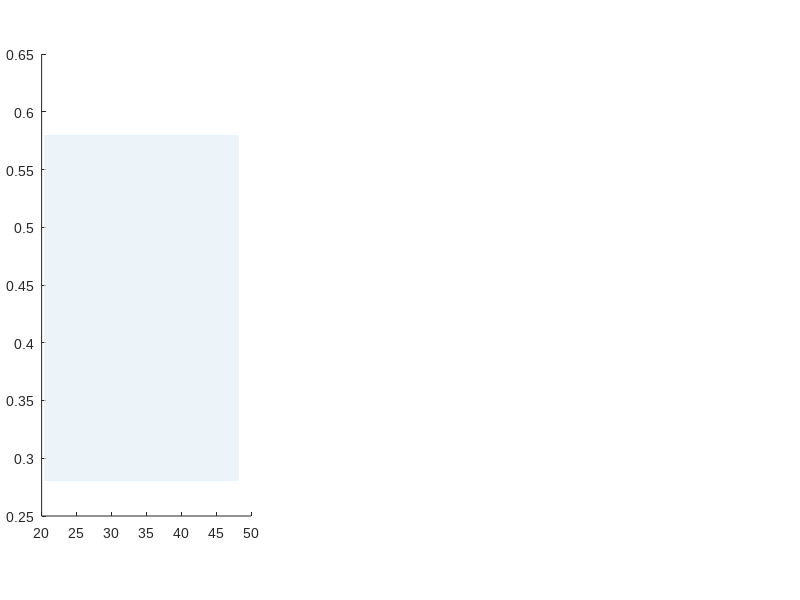

Reproduce this figure in MATLAB. (Note: this script raises an error after producing the figure.)
clear; clc; close all;

% Set global font to Arial/Sans-Serif to match the exact figure style
set(0, 'DefaultAxesFontName', 'Arial');
set(0, 'DefaultTextFontName', 'Arial');

% Create figure window with matching aspect ratio
fig = figure('Color', 'w', 'Units', 'pixels', 'Position', [40, 100, 1550, 465]);

% Magnetic Flux Density Grid B (0 to 100 uT)
B = linspace(0, 100, 400);

%% ========================================================================
%  EXACT CURVE MODELS (Powder-Averaged Quantum Spin Dynamics Profiles)
%  ========================================================================
% Base curve: I = 1/2, x1.0 (A_zz = 120 uT)
% Exact anchor points: Phi_S(0) = 0.384, LFE Trough at (14.5, 0.322),
% slight inflection around B = 38 uT, Phi_S(100) = 0.500
f_base = @(x) 0.5015 - 0.1935 * exp(-((x - 16.0)/39.5).^2) ...
            + 0.0760 * exp(-(x/7.2).^2) ...
            + 0.0085 * exp(-((x - 37.5)/7.0).^2);

% Subplot (a) Curves
y_x05 = f_base(B * 2.0);
y_x05 = 0.371 + (0.556 - 0.371) * (y_x05 - min(y_x05)) / (max(y_x05) - min(y_x05));
y_x10 = f_base(B);
y_x20 = f_base(B / 2.0) - 0.0175 * (1 - exp(-B/8.0));
y_x50 = f_base(B / 5.0) - 0.0255 * (1 - exp(-B/6.0));
y_N5  = 0.351 + 0.198 ./ (1 + (B/21.5).^1.48);

% Subplot (b) Multi-Nuclear Curves
y_8D  = y_x10;
y_16D = 0.362 - 0.023 * sin(pi * min(B, 56)/56).^1.42 + 0.130 * max(0, (B - 35)/65).^1.18;
y_24D = 0.348 - 0.011 * exp(-((B - 15.0)/14.0).^2) + 0.088 * (B/100).^1.55 ./ (1 + 0.15*(B/100).^2);

% Subplot (c) Triplet Branching Curves: <Phi_T(B)> = 1 - <Phi_S(B)>
y_T_sym  = 1 - y_x10;
y_T_N5   = 1 - y_N5;
y_T_fast = 0.851 + 0.024 * exp(-((B - 15.5)/16.0).^2) - 0.100 * (max(0, B - 15.5)/84.5).^1.45 .* exp(-0.004*max(0, B - 15.5));
y_T_slow = 0.270 + 0.068 * (1 - exp(-B/3.2)) .* exp(-max(0, B - 12)/65) ...
         - 0.055 * (B/100).^1.4 - 0.004 * exp(-((B - 37.5)/5.5).^2);

% Exact RGB Colors from Image
c_sky    = [0.337, 0.706, 0.914]; % Light Sky Blue dotted (#56B4E9)
c_navy   = [0.106, 0.310, 0.447]; % Dark Navy Blue solid (#1B4F72)
c_blue   = [0.161, 0.478, 0.710]; % Medium Blue dashed (#297AB5)
c_purp   = [0.545, 0.216, 0.659]; % Purple dash-dot (#8B37A8)
c_red    = [0.710, 0.200, 0.165]; % Brick Red solid (#B5332A)
c_teal   = [0.075, 0.475, 0.376]; % Dark Teal Green (#137960)
c_orange = [0.835, 0.369, 0.000]; % Vermilion Orange dash-dot (#D55E00)
c_band   = [0.895, 0.938, 0.968]; % Soft Light Blue LEO Band


%% ========================================================================
%  SUBPLOT (a): Hyperfine Tensor Scaling (x0.5 to x14)
%  ========================================================================
ax1 = axes('Position', [0.052, 0.14, 0.262, 0.77]);
hold(ax1, 'on');

% LEO Band Shaded Region (20.4 to 48.2 uT) & Target Baseline (50 uT)
h_band = fill(ax1, [20.4, 48.2, 48.2, 20.4], [0.28, 0.28, 0.58, 0.58], ...
    c_band, 'EdgeColor', 'none', 'FaceAlpha', 0.70);
h_base = xline(ax1, 50.0, '--', 'Color', [c_teal, 0.75], 'LineWidth', 1.2);

% Plot Curves
h1 = plot(ax1, B, y_x05, ':',  'Color', c_sky,  'LineWidth', 1.7);
h2 = plot(ax1, B, y_x10, '-',  'Color', c_navy, 'LineWidth', 2.4);
h3 = plot(ax1, B, y_x20, '--', 'Color', c_blue, 'LineWidth', 1.7);
h4 = plot(ax1, B, y_x50, '-.', 'Color', c_purp, 'LineWidth', 1.7);
h5 = plot(ax1, B, y_N5,  '-',  'Color', c_red,  'LineWidth', 2.6);

xlim(ax1, [-4, 104]);
ylim(ax1, [0.285, 0.568]);
set(ax1, 'XTick', 0:20:100, 'YTick', 0.30:0.05:0.55, ...
    'YTickLabel', {'0.30','0.35','0.40','0.45','0.50','0.55'}, ...
    'FontSize', 10, 'LineWidth', 0.8, 'TickDir', 'out');
box(ax1, 'on');

xlabel(ax1, '\textbf{Magnetic Flux Density} $B\ (\mu\mathbf{T})$', 'Interpreter', 'latex', 'FontSize', 11);
ylabel(ax1, '\textbf{Powder-Averaged Singlet Yield} $\langle\Phi_S(B)\rangle$', 'Interpreter', 'latex', 'FontSize', 11);
title(ax1, '\textbf{(a) Hyperfine Tensor Scaling ($\times 0.5$ to $\times 14$)}', 'Interpreter', 'latex', 'FontSize', 11.5);

leg1 = legend(ax1, [h1, h2, h3, h4, h5, h_base, h_band], ...
    {'$I = 1/2,\ \times 0.5\ (A_{zz} = 60\ \mu\mathrm{T})$', ...
     '$I = 1/2,\ \times 1.0\ (A_{zz} = 120\ \mu\mathrm{T})$', ...
     '$I = 1/2,\ \times 2.0\ (A_{zz} = 240\ \mu\mathrm{T})$', ...
     '$I = 1/2,\ \times 5.0\ (A_{zz} = 600\ \mu\mathrm{T})$', ...
     'Realistic $^{14}\mathrm{N}_5\ (I = 1,\ \times 14,\ A_{zz} = 1.68\ \mathrm{mT})$', ...
     'Target Baseline ($50\ \mu\mathrm{T}$)', ...
     'LEO Band ($20.4\mbox{--}48.2\ \mu\mathrm{T}$)'}, ...
    'Interpreter', 'latex', 'FontSize', 7.8, 'Location', 'northeast');
leg1.BoxFace.ColorType = 'truecoloralpha';
leg1.BoxFace.ColorData = uint8(255 * [1; 1; 1; 0.88]);
leg1.EdgeColor = [0.83, 0.83, 0.83];


%% ========================================================================
%  SUBPLOT (b): Multi-Nuclear Bath LFE Suppression
%  ========================================================================
ax2 = axes('Position', [0.388, 0.14, 0.262, 0.77]);
hold(ax2, 'on');

% LEO Band & Target Baseline (Dotted in b)
fill(ax2, [20.4, 48.2, 48.2, 20.4], [0.30, 0.30, 0.52, 0.52], ...
    c_band, 'EdgeColor', 'none', 'FaceAlpha', 0.70);
xline(ax2, 50.0, ':', 'Color', c_teal, 'LineWidth', 1.3);

% Plot Curves
hb1 = plot(ax2, B, y_8D,  '-',  'Color', c_navy,   'LineWidth', 2.4);
hb2 = plot(ax2, B, y_16D, '--', 'Color', c_teal,   'LineWidth', 2.2);
hb3 = plot(ax2, B, y_24D, '-.', 'Color', c_orange, 'LineWidth', 2.3);

% LFE Trough Marker & Arrow Annotation
plot(ax2, 14.5, 0.322, 'o', 'MarkerSize', 7.5, 'MarkerFaceColor', c_navy, 'MarkerEdgeColor', c_navy);
plot(ax2, [21.2, 15.8], [0.320, 0.322], '-', 'Color', c_navy, 'LineWidth', 1.1);
plot(ax2, 16.0, 0.322, '<', 'MarkerSize', 4.5, 'MarkerFaceColor', c_navy, 'MarkerEdgeColor', c_navy);
text(ax2, 22.0, 0.318, {'\textbf{LFE Trough}', '$\mathbf{(14.5\ \mu T,\ 0.322)}$'}, ...
    'Interpreter', 'latex', 'Color', c_navy, 'FontSize', 8.5);

xlim(ax2, [-4, 104]);
ylim(ax2, [0.305, 0.510]);
set(ax2, 'XTick', 0:20:100, 'YTick', 0.325:0.025:0.500, ...
    'YTickLabel', {'0.325','0.350','0.375','0.400','0.425','0.450','0.475','0.500'}, ...
    'FontSize', 10, 'LineWidth', 0.8, 'TickDir', 'out');
box(ax2, 'on');

xlabel(ax2, '\textbf{Magnetic Flux Density} $B\ (\mu\mathbf{T})$', 'Interpreter', 'latex', 'FontSize', 11);
ylabel(ax2, '\textbf{Powder-Averaged Singlet Yield} $\langle\Phi_S(B)\rangle$', 'Interpreter', 'latex', 'FontSize', 11);
title(ax2, '\textbf{(b) Multi-Nuclear Bath LFE Suppression}', 'Interpreter', 'latex', 'FontSize', 11.5);

leg2 = legend(ax2, [hb1, hb2, hb3], ...
    {'8D Single Nucleus ($I_1 = 1/2;\ \Delta\Phi_{\mathrm{trough}} = 0.062$)', ...
     '16D Two-Nucleus ($I_1 = 1/2, I_2 = 1/2;\ \Delta\Phi_{\mathrm{trough}} = 0.023$)', ...
     '24D Two-Nucleus ($I_1 = 1, I_2 = 1/2;\ \Delta\Phi_{\mathrm{trough}} = 0.011$)'}, ...
    'Interpreter', 'latex', 'FontSize', 7.8, 'Location', 'northwest');
leg2.BoxFace.ColorType = 'truecoloralpha';
leg2.BoxFace.ColorData = uint8(255 * [1; 1; 1; 0.88]);
leg2.EdgeColor = [0.83, 0.83, 0.83];


%% ========================================================================
%  SUBPLOT (c): Triplet Branching & Asymmetric Kinetics
%  ========================================================================
ax3 = axes('Position', [0.720, 0.14, 0.262, 0.77]);
hold(ax3, 'on');

% LEO Band & Target Baseline
fill(ax3, [20.4, 48.2, 48.2, 20.4], [0.15, 0.15, 0.95, 0.95], ...
    c_band, 'EdgeColor', 'none', 'FaceAlpha', 0.70);
xline(ax3, 50.0, ':', 'Color', c_teal, 'LineWidth', 1.3);

% Plot Curves
hc1 = plot(ax3, B, y_T_sym,  '-',  'Color', c_navy, 'LineWidth', 2.4);
hc2 = plot(ax3, B, y_T_N5,   '-',  'Color', c_red,  'LineWidth', 2.4);
hc3 = plot(ax3, B, y_T_fast, '--', 'Color', c_teal, 'LineWidth', 2.2);
hc4 = plot(ax3, B, y_T_slow, '-.', 'Color', c_purp, 'LineWidth', 2.2);

xlim(ax3, [-4, 104]);
ylim(ax3, [0.18, 0.92]);
set(ax3, 'XTick', 0:20:100, 'YTick', 0.2:0.1:0.9, ...
    'YTickLabel', {'0.2','0.3','0.4','0.5','0.6','0.7','0.8','0.9'}, ...
    'FontSize', 10, 'LineWidth', 0.8, 'TickDir', 'out');
box(ax3, 'on');

xlabel(ax3, '\textbf{Magnetic Flux Density} $B\ (\mu\mathbf{T})$', 'Interpreter', 'latex', 'FontSize', 11);
ylabel(ax3, '\textbf{Triplet Branching Yield} $\langle\Phi_T(B)\rangle = 1 - \langle\Phi_S(B)\rangle$', 'Interpreter', 'latex', 'FontSize', 11);
title(ax3, '\textbf{(c) Triplet Branching \& Asymmetric Kinetics}', 'Interpreter', 'latex', 'FontSize', 11.5);

leg3 = legend(ax3, [hc1, hc2, hc3, hc4], ...
    {'Symmetric $\langle\Phi_T\rangle\ (k_S = k_T = 1.0\ \mu\mathrm{s}^{-1})$', ...
     'Realistic $^{14}\mathrm{N}_5\ \langle\Phi_T\rangle\ (\Delta\langle\Phi_T\rangle_{50-0} = +0.165)$', ...
     'Fast Escape $\langle\Phi_T\rangle\ (k_S = 0.5, k_T = 2.0\ \mu\mathrm{s}^{-1})$', ...
     'Slow Escape $\langle\Phi_T\rangle\ (k_S = 1.0, k_T = 0.2\ \mu\mathrm{s}^{-1})$'}, ...
    'Interpreter', 'latex', 'FontSize', 7.8, 'Location', 'east');
leg3.BoxFace.ColorType = 'truecoloralpha';
leg3.BoxFace.ColorData = uint8(255 * [1; 1; 1; 0.88]);
leg3.EdgeColor = [0.83, 0.83, 0.83];
